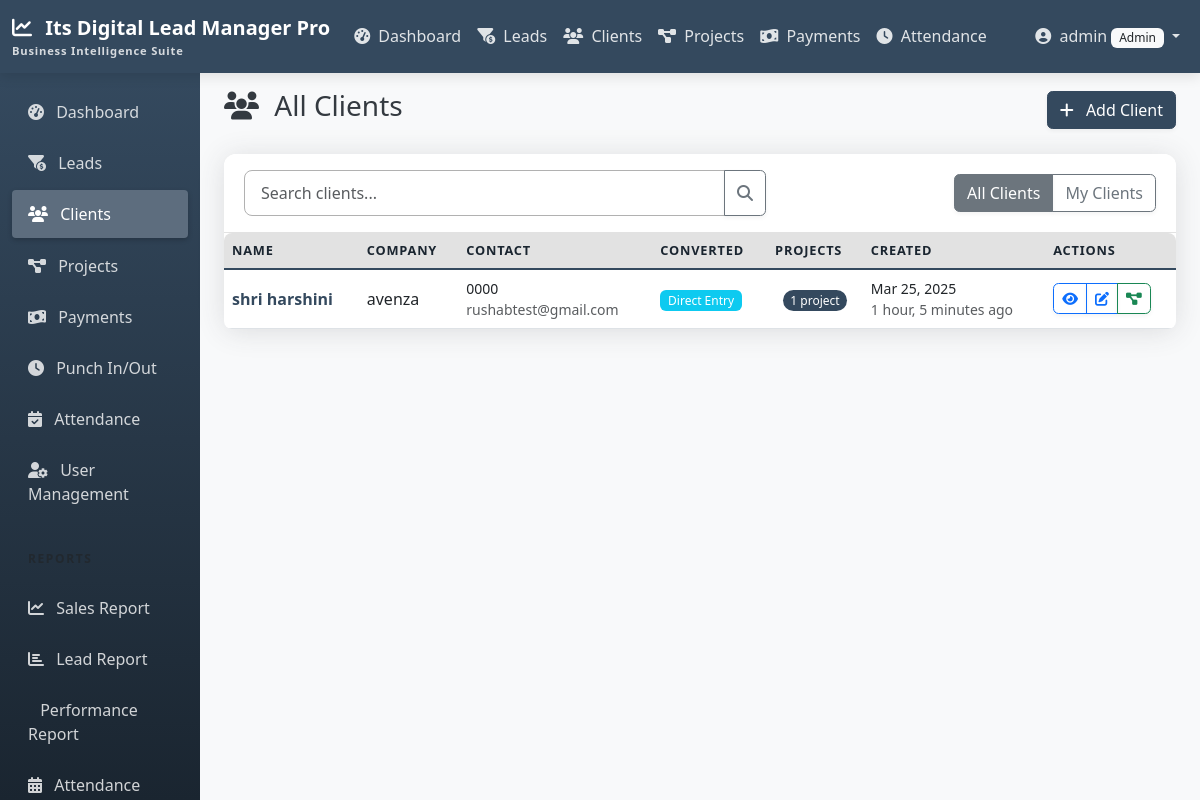
/clients/ (signed in), run on the app's committed database.
### accounts/models.py (models this page shows, shortened)
class CustomUser(AbstractUser):
    ROLE_CHOICES = (
        ('admin', 'Admin'),
        ('manager', 'Manager'),
        ('team_leader', 'Team Leader'),
        ('sales_rep', 'Sales Representative'),
    )
    role = models.CharField(max_length=20, choices=ROLE_CHOICES, default='sales_rep')

### clients/models.py (models this page shows, shortened)
class Client(models.Model):
    name = models.CharField(max_length=255)
    company = models.CharField(max_length=255, blank=True, null=True)
    phone = models.CharField(max_length=20)
    email = models.EmailField()
    address = models.TextField(blank=True, null=True)
    notes = models.TextField(blank=True, null=True)
    lead = models.OneToOneField(
        Lead,
        on_delete=models.SET_NULL,
        null=True,
        blank=True,
        related_name='converted_client'
    )
    created_by = models.ForeignKey(
        CustomUser,
        related_name='created_clients',
        on_delete=models.SET_NULL,
        null=True,
        blank=True
    )
    created_at = models.DateTimeField(auto_now_add=True)
    updated_at = models.DateTimeField(auto_now=True)
    class Meta:
        ordering = ['-created_at']
    @property
    def converted_from_lead(self):
        return self.lead is not None

### clients/views.py (the view, shortened to what this page needs)
# urls.py: path('', views.ClientListView.as_view(), name='client_list'),
class ClientListView(LoginRequiredMixin, ListView):
    model = Client
    template_name = 'clients/client_list.html'
    context_object_name = 'clients'
    paginate_by = 10
    def get_queryset(self):
        queryset = Client.objects.all()
        if self.request.user.role == 'sales_rep':
            leads = Lead.objects.filter(assigned_to=self.request.user)
            queryset = queryset.filter(lead__in=leads)
        search_query = self.request.GET.get('search', '')
        return queryset
    def get_context_data(self, **kwargs):
        context = super().get_context_data(**kwargs)
        context['search_query'] = self.request.GET.get('search', '')
        return context

### templates/clients/client_list.html (shortened to what this page needs)
{% extends 'base.html' %}
{% block content %}
<div class="d-flex justify-content-between align-items-center mb-4">
    <h1 class="h3">
        <i class="fas fa-users me-2"></i>
        {% if is_my_clients %}My Clients{% else %}All Clients{% endif %}
    </h1>
    <div>
        <a href="{% url 'client_add' %}" class="btn btn-primary">
            <i class="fas fa-plus me-2"></i> Add Client
        </a>
    </div>
</div>
<div class="card shadow">
    <div class="card-header bg-white">
        <div class="row align-items-center">
            <div class="col-md-7">
                <form action="" method="get" class="input-group">
                    <input type="text" name="search" class="form-control" placeholder="Search clients..." value="{{ search_query }}">
                    <button type="submit" class="btn btn-outline-secondary">
                        <i class="fas fa-search"></i>
                    </button>
                </form>
            </div>
            <div class="col-md-5">
                <div class="d-flex justify-content-end">
                    <div class="btn-group">
                        <a href="{% url 'client_list' %}" class="btn btn-outline-secondary {% if not is_my_clients %}active{% endif %}">All Clients</a>
                        <a href="{% url 'my_clients' %}" class="btn btn-outline-secondary {% if is_my_clients %}active{% endif %}">My Clients</a>
                    </div>
                </div>
            </div>
        </div>
    </div>
    <div class="table-responsive">
        <table class="table table-hover align-middle mb-0">
            <thead class="table-light">
                <tr>
                    <th scope="col">Name</th>
                    <th scope="col">Company</th>
                    <th scope="col">Contact</th>
                    <th scope="col">Converted</th>
                    <th scope="col">Projects</th>
                    <th scope="col">Created</th>
                    <th scope="col">Actions</th>
                </tr>
            </thead>
            <tbody>
                {% for client in clients %}
                <tr>
                    <td>
                        <a href="{% url 'client_detail' client.id %}" class="text-primary fw-bold text-decoration-none">
                            {{ client.name }}
                        </a>
                    </td>
                    <td>{{ client.company|default:"-" }}</td>
                    <td>
                        <small class="d-block">{{ client.phone }}</small>
                        <small class="d-block text-muted">{{ client.email }}</small>
                    </td>
                    <td>
                        {% if client.converted_from_lead %}
                        <span class="badge bg-success">Lead Conversion</span>
                        {% else %}
                        <span class="badge bg-info">Direct Entry</span>
                        {% endif %}
                    </td>
                    <td class="text-center">
                        {% with project_count=client.projects.count %}
                        {% if project_count > 0 %}
                        <a href="{% url 'client_projects' client.id %}" class="badge bg-primary rounded-pill text-decoration-none">
                            {{ project_count }} project{{ project_count|pluralize }}
                        </a>
                        {% else %}
                        <span class="text-muted">No projects</span>
                        {% endif %}
                        {% endwith %}
                    </td>
                    <td>
                        <small class="d-block">{{ client.created_at|date:"M d, Y" }}</small>
                        <small class="d-block text-muted">{{ client.created_at|timesince }} ago</small>
                    </td>
                    <td>
                        <div class="btn-group btn-group-sm">
                            <a href="{% url 'client_detail' client.id %}" class="btn btn-outline-primary" title="View">
                                <i class="fas fa-eye"></i>
                            </a>
                            <a href="{% url 'client_edit' client.id %}" class="btn btn-outline-primary" title="Edit">
                                <i class="fas fa-edit"></i>
                            </a>
                            <a href="{% url 'project_add' %}?client={{ client.id }}" class="btn btn-outline-success" title="Add Project">
                                <i class="fas fa-project-diagram"></i>
                            </a>
                        </div>
                    </td>
                </tr>
                {% endfor %}
            </tbody>
        </table>
    </div>
</div>
{% endblock %}

### templates/navbar.html (shortened to what this page needs)
<nav class="navbar navbar-expand-md navbar-dark sticky-top">
    <div class="container-fluid">
        <a class="navbar-brand" href="{% url 'home' %}">
            <i class="fas fa-chart-line me-2"></i>
            Its Digital Lead Manager Pro
            <span class="navbar-brand-subtitle">Business Intelligence Suite</span>
        </a>
        <div class="collapse navbar-collapse" id="navbarNav">
            <ul class="navbar-nav me-auto">
                {% if user.is_authenticated %}
                <li class="nav-item">
                    <a class="nav-link {% if request.path == '/reports/dashboard/' %}active{% endif %}" href="{% url 'dashboard' %}">
                        <i class="fas fa-tachometer-alt me-1"></i> Dashboard
                    </a>
                </li>
                <li class="nav-item">
                    <a class="nav-link {% if '/leads/' in request.path %}active{% endif %}" href="{% url 'lead_list' %}">
                        <i class="fas fa-funnel-dollar me-1"></i> Leads
                    </a>
                </li>
                <li class="nav-item">
                    <a class="nav-link {% if '/clients/' in request.path %}active{% endif %}" href="{% url 'client_list' %}">
                        <i class="fas fa-users me-1"></i> Clients
                    </a>
                </li>
                <li class="nav-item d-none d-lg-block">
                    <a class="nav-link {% if '/projects/' in request.path %}active{% endif %}" href="{% url 'project_list' %}">
                        <i class="fas fa-project-diagram me-1"></i> Projects
                    </a>
                </li>
                <li class="nav-item d-none d-lg-block">
                    <a class="nav-link {% if '/payments/' in request.path %}active{% endif %}" href="{% url 'payment_list' %}">
                        <i class="fas fa-money-bill-wave me-1"></i> Payments
                    </a>
                </li>
                <li class="nav-item d-none d-lg-block">
                    <a class="nav-link {% if '/attendance/punch/' in request.path %}active{% endif %}" href="{% url 'punch' %}">
                        <i class="fas fa-clock me-1"></i> Attendance
                    </a>
                </li>
                {% endif %}
            </ul>
            <ul class="navbar-nav">
                {% if user.is_authenticated %}
                <li class="nav-item dropdown">
                    <a class="nav-link dropdown-toggle" href="#" id="navbarDropdown" role="button" data-bs-toggle="dropdown" aria-expanded="false">
                        <i class="fas fa-user-circle me-1"></i>
                        {% if user.first_name %}{{ user.first_name }}{% else %}{{ user.username }}{% endif %}
                        <span class="badge bg-light text-dark">{{ user.get_role_display }}</span>
                    </a>
                </li>
                {% endif %}
            </ul>
        </div>
    </div>
</nav>

### static/css/custom.css (style rules this page uses)
:root { --primary-color: #34495e; --primary-light: #5d6d7e; --primary-dark: #1a2530; --secondary-color: #e2e2e2; --secondary-dark: #b1b1b1; --accent-color: #f39c12; --bg-color: #f8f9fa; --text-color: #343a40; --text-light: #f8f9fa; --success-color: #2ecc71; --info-color: #3498db; --warning-color: #f39c12; --danger-color: #e74c3c; }
body { background-color: var(--bg-color); color: var(--text-color); }
.navbar { background-color: var(--primary-color) !important; box-shadow: 0 4px 12px rgba(0, 0, 0, 0.1); }
.navbar-brand { font-weight: 700; font-size: 1.25rem; color: white !important; }
.navbar-brand-subtitle { font-size: 0.7rem; opacity: 0.8; display: block; letter-spacing: 0.05rem; }
.navbar .nav-link { color: rgba(255, 255, 255, 0.85) !important; font-weight: 500; }
.card { border: none; box-shadow: 0 0.15rem 1.75rem 0 rgba(58, 59, 69, 0.15) !important; border-radius: 0.75rem; margin-bottom: 1.5rem; transition: transform 0.2s ease, box-shadow 0.2s ease; }
.card-header { padding: 1rem 1.25rem; border-bottom: 1px solid var(--secondary-color); background-color: white; border-top-left-radius: 0.75rem !important; border-top-right-radius: 0.75rem !important; font-weight: 600; }
.form-control, .form-select { border-radius: 0.5rem; padding: 0.6rem 1rem; border-color: var(--secondary-dark); }
.badge { font-weight: 500; padding: 0.35em 0.65em; }
.table { border-collapse: separate; border-spacing: 0; border-radius: 0.5rem; overflow: hidden; }
.table thead th { background-color: var(--secondary-color); border-bottom: 2px solid var(--primary-color); color: var(--primary-dark); font-weight: 600; text-transform: uppercase; font-size: 0.8rem; letter-spacing: 0.05rem; }
.table tbody tr { transition: all 0.2s ease; }
.btn { border-radius: 0.35rem; font-weight: 500; box-shadow: 0 2px 4px rgba(0, 0, 0, 0.05); transition: all 0.2s ease; }
.btn-primary { background-color: var(--primary-color); border-color: var(--primary-color); }
.text-primary { color: var(--primary-color) !important; }
.bg-primary { background-color: var(--primary-color) !important; }

### data on the page
CustomUser: username "admin", role "Admin"
Client: name "shri harshini", company "avenza", phone "0000", email "rushabtest@gmail.com", shows "Direct Entry", projects.count "1", created_at "Mar 25, 2025", created_at "1 hour, 5 minutes"
